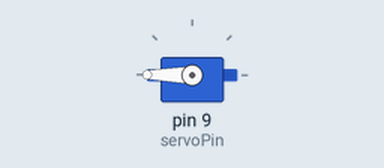
Bench run of a sketch on a simulated Arduino Uno, built with avr-gcc and run on an emulated ATmega328P. Shown: servo.

Above: at 0.05 s.
At 4.0 s:
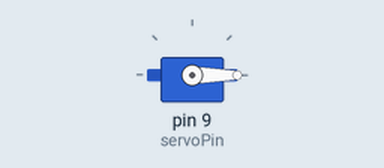
Timing chart, 0 to 5.2 s (numbered marks = the images above):
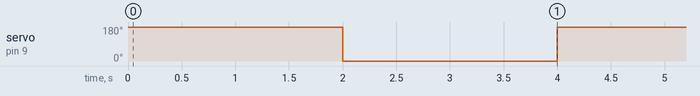

The sketch:

servo_code.ino
```cpp
#include <Servo.h>

// Define the servo control pin
const int servoPin = 9; // You can use any PWM-capable pin

Servo myServo;

void setup() {
  // Attach the servo to the pin
  myServo.attach(servoPin);
}

void loop() {
  // Move the servo clockwise to 180 degrees
  myServo.write(180); // Move to 180 degrees towards left
  delay(2000);

  // Move the servo anticlockwise to 180 degrees
  myServo.write(0); // Move to 180 degrees towards right
  delay(2000);
}
```

Measured:
- by itself, servo on pin 9 (servoPin): alternates 180° for 2.0 s and 0° for 2.0 s
